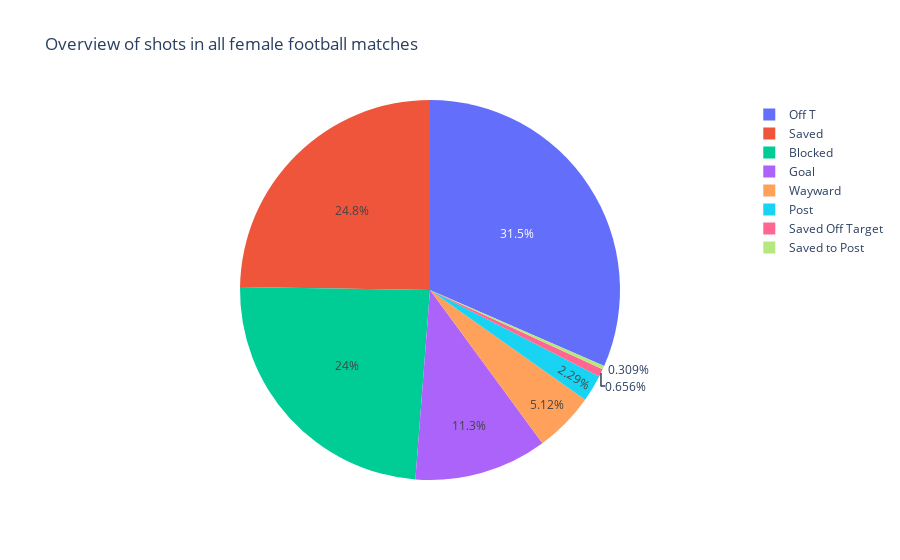

Notebook source saved alongside this figure:
### Code cell
import plotly.express as px
# This dataframe has 244 lines, but 4 distinct values for `day`
#df = px.data.tips()
fig = px.pie(female_shot, values='shot.outcome.name', names=shot_names, title='Overview of shots in all female football matches')
fig.show()

### Figure 1 — Plotly figure (JSON) as saved in the notebook; plotly's stock layout.template omitted (floating-point values rounded to 4 significant figures)
{"data": [{"domain": {"x": [0, 1], "y": [0, 1]}, "hovertemplate": "label=%{label}<br>shot.outcome.name=%{value}<extra></extra>", "labels": ["Off T", "Saved", "Blocked", "Goal", "Wayward", "Post", "Saved Off Target", "Saved to Post"], "legendgroup": "", "name": "", "showlegend": true, "type": "pie", "values": [31.55, 24.76, 24.02, 11.31, 5.124, 2.286, 0.6557, 0.3091]}], "layout": {"legend": {"tracegroupgap": 0}, "title": {"text": "Overview of shots in all female football matches"}}}
